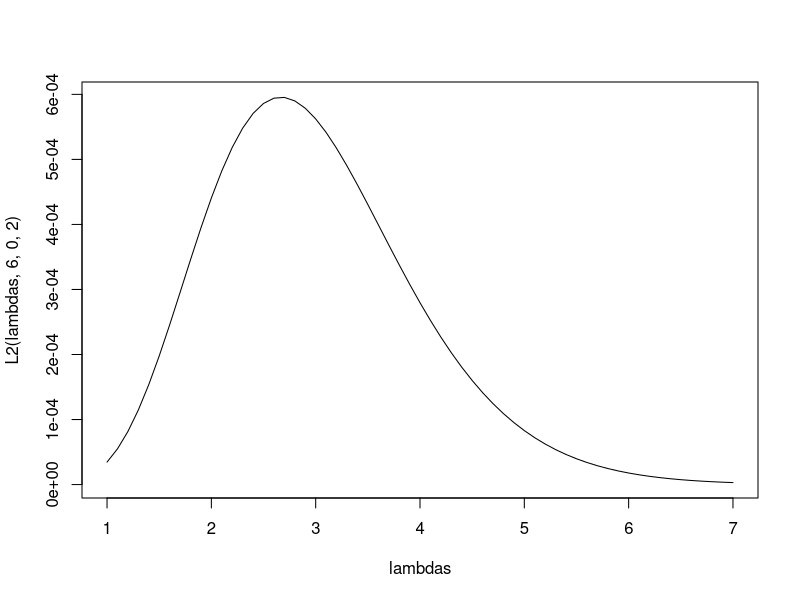
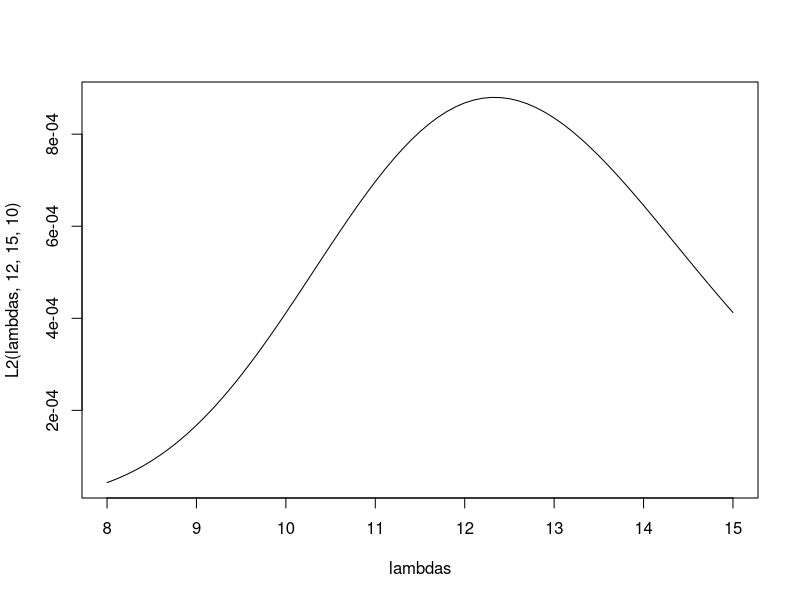
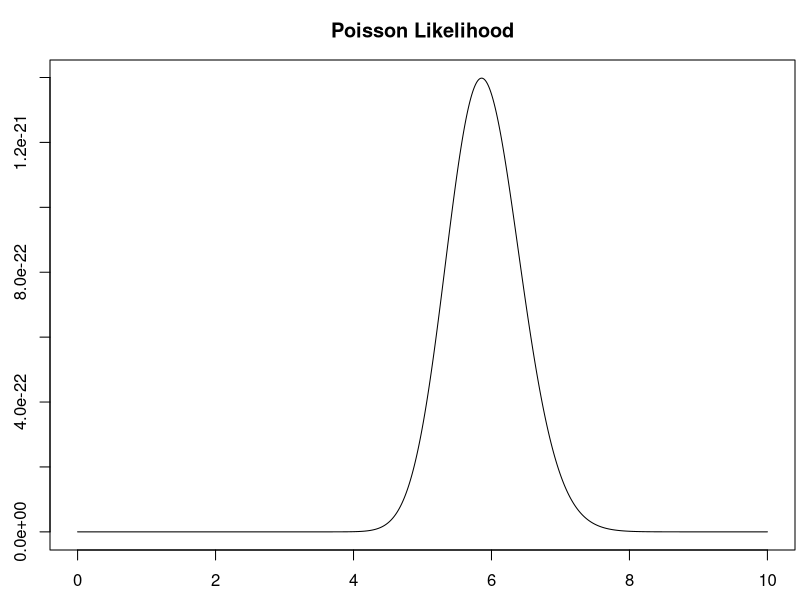
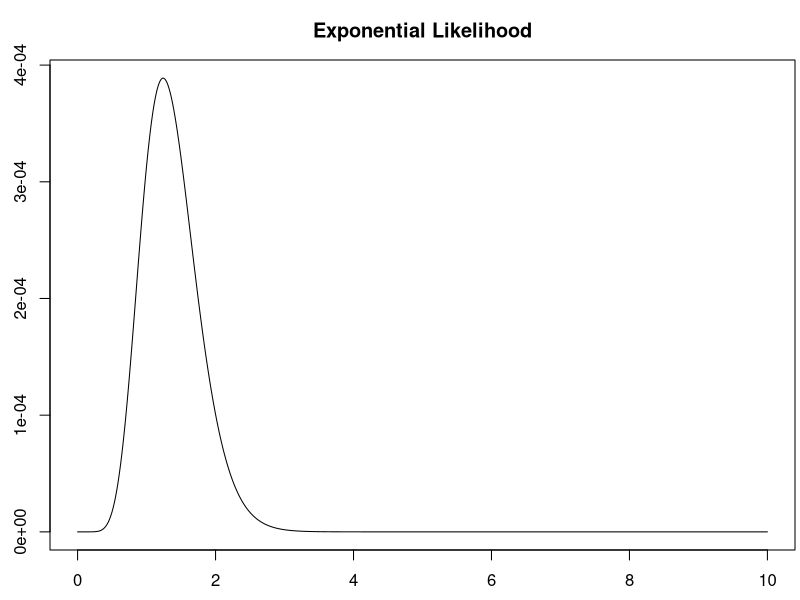
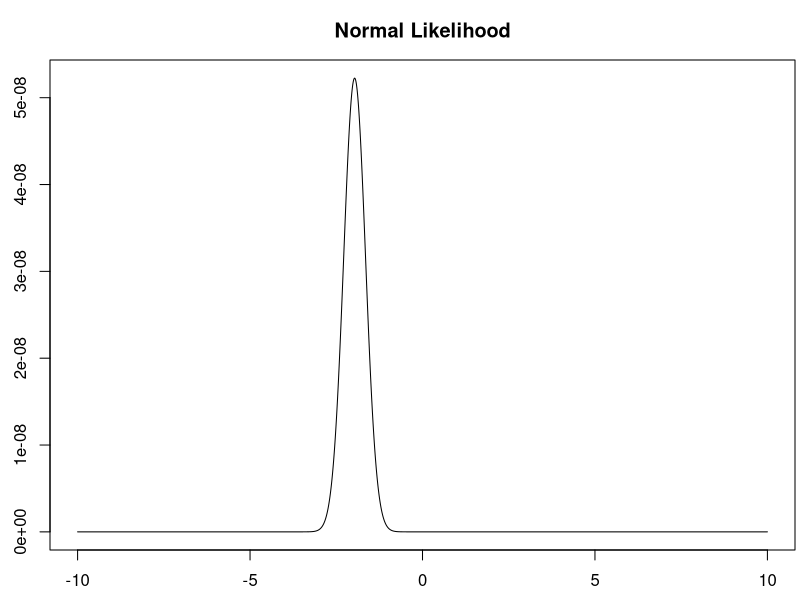

Source code (R) for these figures, in order:
L2 <- function(lambda,x1=4,x2=4,x3=8){
  (lambda^(x1+x2+x3)/(factorial(x1)*factorial(x2)*factorial(x3)))*exp(-3*lambda)
}



L2(2,6,0,2)
L2(2.5,6,0,2)
L2(3,6,0,2)
L2(3.5,6,0,2)
L2(4,6,0,2)
L2(5,6,0,2)
L2(6,6,0,2)

lambdas <- seq(1,7,0.1)
L2(lambdas,6,0,2)

plot(lambdas,L2(lambdas,6,0,2), type="l")


#Suppose we observe 12 hurricanes in 2017, 15 huricanes in 2018 and, 10 hurricanes in 2019. 
#What is the likelihood of observing this data if we let lambda = 2
L2(2,12,15,10)
L2(12,12,15,10)
L2(13,12,15,10)
L2(14,12,15,10)

lambdas <- seq(8,15,0.1)
plot(lambdas,L2(lambdas,12,15,10), type="l")
37/3




rm(list=ls())
LP <- function(lambda,x){
  # The element of x must be a whole numbers.
  prod((lambda^x/factorial(x))*exp(-lambda))
}

LE <- function(lambda,x){
  # The elements of x must be positive.
  prod(lambda*exp(-lambda*x))
}

# For simplicity assume sigma is 1.
LN <- function(mu,x){
  prod((1/sqrt(2*pi))*exp(-(x-mu)^2/2))
}


###Parameter Values###
p1 <- seq(0,10,0.001)
p2 <- seq(-10,10,0.001)



###Data Values###
# Florida Hurricane Data (2000-2020)
FL <- c(4,4,8,8,6,8,2,8,7,4,8,6,4,3,3,4,5,7,4,7,13)

# Some Exponential Data
dE <- c(0.45729967, 0.47156107, 1.21461705, 0.20539769, 1.78975399, 0.09095850, 0.64675475, 1.60109333, 1.57752679, 0.01238945)

# Some Normal Data
dN <- c(-3.77117676, -2.91429587, -2.02774901, -0.23984575, -1.41960740, -3.17490528, -3.21755276, -0.06442566, -1.92134953, -0.93160739)


y.LP <- as.numeric(lapply(p1,FUN=LP,x=FL))
y.LE <- as.numeric(lapply(p1,FUN=LE,x=dE))
y.LN <- as.vector(lapply(p2,FUN=LN,x=dN))

par(mar=c(2.5,2.5,3,0.25))
plot(p1,y.LP,type='l',main='Poisson Likelihood')

par(mar=c(2.5,2.5,3,0.25))
plot(p1,y.LE,type='l',main='Exponential Likelihood')

par(mar=c(2.5,2.5,3,0.25))
plot(p2,y.LN,type='l',main='Normal Likelihood')






